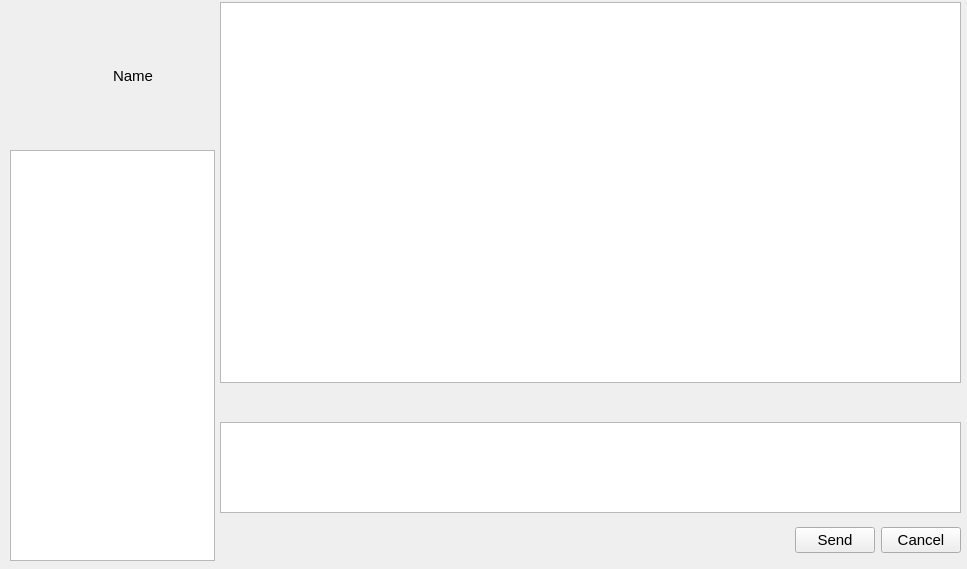
<?xml version="1.0" encoding="UTF-8"?>
<ui version="4.0">
 <class>MainWindow</class>
 <widget class="QMainWindow" name="MainWindow">
  <property name="geometry">
   <rect>
    <x>0</x>
    <y>0</y>
    <width>967</width>
    <height>569</height>
   </rect>
  </property>
  <property name="font">
   <font>
    <pointsize>11</pointsize>
   </font>
  </property>
  <property name="windowTitle">
   <string>MainWindow</string>
  </property>
  <property name="windowIcon">
   <iconset resource="icon_rec.qrc">
    <normaloff>:/icons/icons/icon.svg</normaloff>:/icons/icons/icon.svg</iconset>
  </property>
  <widget class="QWidget" name="centralwidget">
   <widget class="QWidget" name="widget_contacts" native="true">
    <property name="geometry">
     <rect>
      <x>10</x>
      <y>150</y>
      <width>205</width>
      <height>411</height>
     </rect>
    </property>
    <property name="minimumSize">
     <size>
      <width>178</width>
      <height>0</height>
     </size>
    </property>
    <property name="maximumSize">
     <size>
      <width>205</width>
      <height>16777215</height>
     </size>
    </property>
    <layout class="QGridLayout" name="gridLayout">
     <item row="0" column="0">
      <widget class="QListWidget" name="listWidget_contacts"/>
     </item>
    </layout>
   </widget>
   <widget class="QWidget" name="widget_3" native="true">
    <property name="geometry">
     <rect>
      <x>10</x>
      <y>10</y>
      <width>200</width>
      <height>131</height>
     </rect>
    </property>
    <property name="minimumSize">
     <size>
      <width>200</width>
      <height>0</height>
     </size>
    </property>
    <property name="maximumSize">
     <size>
      <width>200</width>
      <height>16777215</height>
     </size>
    </property>
    <layout class="QHBoxLayout" name="horizontalLayout">
     <item>
      <widget class="QLabel" name="label_head">
       <property name="text">
        <string/>
       </property>
       <property name="pixmap">
        <pixmap resource="icon_rec.qrc">:/icons/icons/icon.png</pixmap>
       </property>
       <property name="scaledContents">
        <bool>true</bool>
       </property>
      </widget>
     </item>
     <item>
      <widget class="QLabel" name="label_userName">
       <property name="text">
        <string>Name</string>
       </property>
      </widget>
     </item>
    </layout>
   </widget>
   <widget class="QTextBrowser" name="textBrowser">
    <property name="geometry">
     <rect>
      <x>220</x>
      <y>2</y>
      <width>741</width>
      <height>381</height>
     </rect>
    </property>
   </widget>
   <widget class="QWidget" name="widget_2" native="true">
    <property name="geometry">
     <rect>
      <x>220</x>
      <y>380</y>
      <width>131</width>
      <height>41</height>
     </rect>
    </property>
    <layout class="QHBoxLayout" name="horizontalLayout_2">
     <item>
      <widget class="QLabel" name="label_fontSize">
       <property name="styleSheet">
        <string notr="true">QLabel{
background-image:url(&quot;:/A26_2.png&quot;);
}
QLabel:hover{
  border:2px solid rgb(203, 203, 203);
	background-color: rgb(191, 197, 204);
}</string>
       </property>
       <property name="text">
        <string/>
       </property>
       <property name="pixmap">
        <pixmap resource="icon_rec.qrc">:/icons/icons/font_size.png</pixmap>
       </property>
       <property name="scaledContents">
        <bool>true</bool>
       </property>
      </widget>
     </item>
     <item>
      <widget class="QLabel" name="label_emoji">
       <property name="styleSheet">
        <string notr="true">QLabel{
background-image:url(&quot;:/A26_2.png&quot;);
}
QLabel:hover{
  border:2px solid rgb(203, 203, 203);
	background-color: rgb(191, 197, 204);
}</string>
       </property>
       <property name="text">
        <string/>
       </property>
       <property name="pixmap">
        <pixmap resource="icon_rec.qrc">:/icons/icons/emoji.png</pixmap>
       </property>
       <property name="scaledContents">
        <bool>true</bool>
       </property>
      </widget>
     </item>
     <item>
      <widget class="QLabel" name="label_sendimage">
       <property name="styleSheet">
        <string notr="true">QLabel{
background-image:url(&quot;:/A26_2.png&quot;);
}
QLabel:hover{
  border:2px solid rgb(203, 203, 203);
	background-color: rgb(191, 197, 204);
}</string>
       </property>
       <property name="text">
        <string/>
       </property>
       <property name="pixmap">
        <pixmap resource="icon_rec.qrc">:/icons/icons/image.png</pixmap>
       </property>
       <property name="scaledContents">
        <bool>true</bool>
       </property>
      </widget>
     </item>
     <item>
      <widget class="QLabel" name="label_sendFile">
       <property name="styleSheet">
        <string notr="true">QLabel{
background-image:url(&quot;:/A26_2.png&quot;);
}
QLabel:hover{
  border:2px solid rgb(203, 203, 203);
	background-color: rgb(191, 197, 204);
}</string>
       </property>
       <property name="text">
        <string/>
       </property>
       <property name="pixmap">
        <pixmap resource="icon_rec.qrc">:/icons/icons/sendfile.png</pixmap>
       </property>
       <property name="scaledContents">
        <bool>true</bool>
       </property>
      </widget>
     </item>
    </layout>
   </widget>
   <widget class="QTextEdit" name="textEdit">
    <property name="geometry">
     <rect>
      <x>220</x>
      <y>422</y>
      <width>741</width>
      <height>91</height>
     </rect>
    </property>
    <property name="font">
     <font>
      <pointsize>14</pointsize>
     </font>
    </property>
   </widget>
   <widget class="QWidget" name="widget_4" native="true">
    <property name="geometry">
     <rect>
      <x>220</x>
      <y>510</y>
      <width>741</width>
      <height>61</height>
     </rect>
    </property>
    <layout class="QHBoxLayout" name="horizontalLayout_3">
     <item>
      <spacer name="horizontalSpacer">
       <property name="orientation">
        <enum>Qt::Horizontal</enum>
       </property>
       <property name="sizeHint" stdset="0">
        <size>
         <width>40</width>
         <height>20</height>
        </size>
       </property>
      </spacer>
     </item>
     <item>
      <widget class="QPushButton" name="pushButton_send">
       <property name="font">
        <font>
         <pointsize>11</pointsize>
        </font>
       </property>
       <property name="styleSheet">
        <string notr="true">selection-background-color: rgb(130, 130, 130);</string>
       </property>
       <property name="text">
        <string>Send</string>
       </property>
       <property name="autoRepeatDelay">
        <number>301</number>
       </property>
      </widget>
     </item>
     <item>
      <widget class="QPushButton" name="pushButton_cancel">
       <property name="font">
        <font>
         <pointsize>11</pointsize>
        </font>
       </property>
       <property name="styleSheet">
        <string notr="true">selection-background-color: rgb(130, 130, 130);</string>
       </property>
       <property name="text">
        <string>Cancel</string>
       </property>
      </widget>
     </item>
    </layout>
   </widget>
  </widget>
 </widget>
 <resources>
  <include location="icon_rec.qrc"/>
 </resources>
 <connections/>
</ui>
